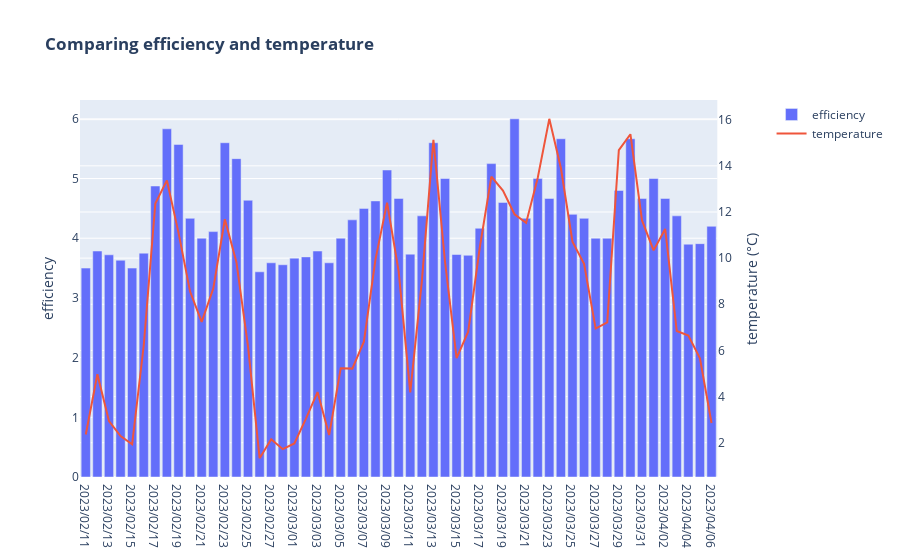

The notebook cell this image was saved under:
### Markdown cell above
With these two values we can calculate the efficency of the heat pump and compare it to the mean outside temperature of the day.

### Code cell
from plotly.subplots import make_subplots
df_efficiency = pd.DataFrame(heat_per_day/power_per_day, columns=["efficiency"])
df_efficiency["temperature"] = gb["outside_temperature"].mean()

fig = make_subplots(specs=[[{"secondary_y": True}]])
fig.update_layout(title_text="<b>Comparing efficiency and temperature</b>")
fig.add_trace(go.Bar(x=df_efficiency.index,y=df_efficiency["efficiency"].values, name="efficiency"), secondary_y=False)
fig.add_trace(go.Scatter(x=df_efficiency.index,y=df_efficiency["temperature"].values, name="temperature", mode="lines"), secondary_y=True)
fig.update_yaxes(title_text="efficiency", secondary_y=False).update_yaxes(title_text="temperature (°C)", secondary_y=True)

### Figure 1 — Plotly figure (JSON) as saved in the notebook; plotly's stock layout.template omitted (floating-point values rounded to 4 significant figures)
{"data": [{"name": "efficiency", "type": "bar", "x": ["2023/02/11", "2023/02/12", "2023/02/13", "2023/02/14", "2023/02/15", "2023/02/16", "2023/02/17", "2023/02/18", "2023/02/19", "2023/02/20", "2023/02/21", "2023/02/22", "2023/02/23", "2023/02/24", "2023/02/25", "2023/02/26", "2023/02/27", "2023/02/28", "2023/03/01", "2023/03/02", "2023/03/03", "2023/03/04", "2023/03/05", "2023/03/06", "2023/03/07", "2023/03/08", "2023/03/09", "2023/03/10", "2023/03/11", "2023/03/12", "2023/03/13", "2023/03/14", "2023/03/15", "2023/03/16", "2023/03/17", "2023/03/18", "2023/03/19", "2023/03/20", "2023/03/21", "2023/03/22", "2023/03/23", "2023/03/24", "2023/03/25", "2023/03/26", "2023/03/27", "2023/03/28", "2023/03/29", "2023/03/30", "2023/03/31", "2023/04/01", "2023/04/02", "2023/04/03", "2023/04/04", "2023/04/05", "2023/04/06"], "xaxis": "x", "y": [3.5, 3.786, 3.722, 3.632, 3.5, 3.75, 4.875, 5.833, 5.571, 4.333, 4, 4.111, 5.6, 5.333, 4.636, 3.438, 3.588, 3.556, 3.667, 3.688, 3.786, 3.588, 4, 4.308, 4.5, 4.625, 5.143, 4.667, 3.733, 4.375, 5.6, 5, 3.727, 3.714, 4.167, 5.25, 4.6, 6, 4.333, 5, 4.667, 5.667, 4.4, 4.333, 4, 4, 4.8, 5.667, 4.667, 5, 4.667, 4.375, 3.9, 3.909, 4.2], "yaxis": "y"}, {"mode": "lines", "name": "temperature", "type": "scatter", "x": ["2023/02/11", "2023/02/12", "2023/02/13", "2023/02/14", "2023/02/15", "2023/02/16", "2023/02/17", "2023/02/18", "2023/02/19", "2023/02/20", "2023/02/21", "2023/02/22", "2023/02/23", "2023/02/24", "2023/02/25", "2023/02/26", "2023/02/27", "2023/02/28", "2023/03/01", "2023/03/02", "2023/03/03", "2023/03/04", "2023/03/05", "2023/03/06", "2023/03/07", "2023/03/08", "2023/03/09", "2023/03/10", "2023/03/11", "2023/03/12", "2023/03/13", "2023/03/14", "2023/03/15", "2023/03/16", "2023/03/17", "2023/03/18", "2023/03/19", "2023/03/20", "2023/03/21", "2023/03/22", "2023/03/23", "2023/03/24", "2023/03/25", "2023/03/26", "2023/03/27", "2023/03/28", "2023/03/29", "2023/03/30", "2023/03/31", "2023/04/01", "2023/04/02", "2023/04/03", "2023/04/04", "2023/04/05", "2023/04/06"], "xaxis": "x", "y": [2.357, 4.967, 2.939, 2.291, 1.934, 6.214, 12.37, 13.37, 11.11, 8.551, 7.241, 8.68, 11.68, 9.824, 6.172, 1.332, 2.152, 1.722, 1.968, 3.043, 4.195, 2.331, 5.231, 5.212, 6.378, 9.946, 12.41, 9.423, 4.184, 8.994, 15.12, 9.845, 5.669, 6.812, 10.46, 13.53, 12.93, 11.9, 11.53, 13.48, 16.04, 13.9, 10.72, 9.756, 6.947, 7.214, 14.68, 15.37, 11.63, 10.34, 11.26, 6.842, 6.646, 5.658, 2.856], "yaxis": "y2"}], "layout": {"title": {"text": "<b>Comparing efficiency and temperature</b>"}, "xaxis": {"anchor": "y", "domain": [0, 0.94]}, "yaxis": {"anchor": "x", "domain": [0, 1], "title": {"text": "efficiency"}}, "yaxis2": {"anchor": "x", "overlaying": "y", "side": "right", "title": {"text": "temperature (°C)"}}}}
